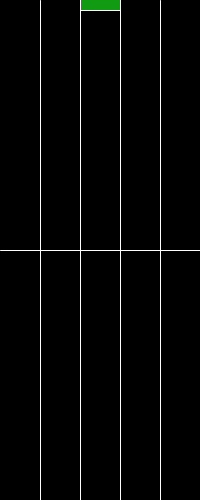
Frame 1 (no input)
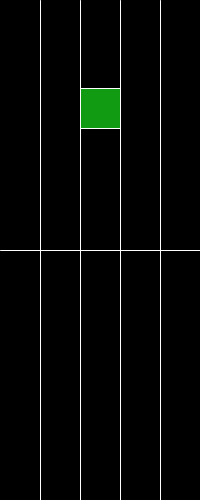
Frame 60 (the mouse pressed at the canvas centre just before this capture)
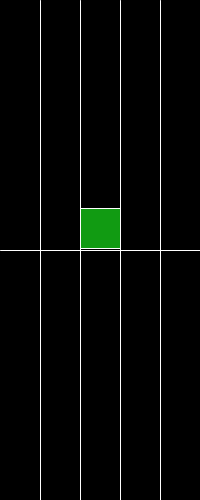
Frame 120 (the mouse held since frame 60 and released just before this capture)

The Processing sketch that drew these frames (run headless with seeded random() and noise(); from frame 60 on, the mouse is pressed at the canvas centre):

// Processing sketch: processing_119560
// ── processing_119560.pde

/*
---------------------------
  Created by Jose Gonzalez
  Colombia - 2010
---------------------------
*/

cubo[] cubos = new cubo[1];
cuadrante cuadrantes = new cuadrante();
int j=0;

void setup(){
  size(200,500);  
  cubos[0]= new cubo();
}

void draw(){
  background(0);
  stroke(#ffffff);
  line(40,0,40,500);
  line(80,0,80,500);
  line(120,0,120,500);
  line(160,0,160,500);
  line(0,250,200,250);
  
  if(cuadrantes.perdiste==true){println("Perdiste!!!!!!!!!");}
  
  for(int i=0; i<cubos.length; i++){
     if(i%2==0){fill(#119B12);
    } else if(i%3==0){fill(#2335A0);
  }else{fill(#B40909);}
  
    cubos[i].displayCubo();
    cubos[i].moverCubo();
    cuadrantes.CompCuadrantes();
    crearCubo();
  }
  
 
  }  


void crearCubo(){
if((cubos[j].y==cubos[j].Fondo1)||
   (cubos[j].y==cubos[j].Fondo2)||
   (cubos[j].y==cubos[j].Fondo3)||
   (cubos[j].y==cubos[j].Fondo4)||
   (cubos[j].y==cubos[j].Fondo5)){
    cubo N= new cubo();
    cubos=(cubo[]) append(cubos, N);
    j=j+1;
}
//hace que caigan hasta la fila 1//
if (cuadrantes.cuadrante1==true)
{cubos[(cubos.length)-1].Fondo1=420;}
if (cuadrantes.cuadrante2==true)
{cubos[(cubos.length)-1].Fondo2=420;}
if (cuadrantes.cuadrante3==true)
{cubos[(cubos.length)-1].Fondo3=420;}
if (cuadrantes.cuadrante4==true)
{cubos[(cubos.length)-1].Fondo4=420;}
if (cuadrantes.cuadrante5==true)
{cubos[(cubos.length)-1].Fondo5=420;}

//hace que caiga hasta la fila 2//
  if(cuadrantes.linea1==true)
  {cubos[(cubos.length)-1].Fondo1=380;}
  if(cuadrantes.linea2==true)
  {cubos[(cubos.length)-1].Fondo2=380;}
  if(cuadrantes.linea3==true)
  {cubos[(cubos.length)-1].Fondo3=380;}
  if(cuadrantes.linea4==true)
  {cubos[(cubos.length)-1].Fondo4=380;}
  if(cuadrantes.linea5==true)
  {cubos[(cubos.length)-1].Fondo5=380;}

//hace que caiga hasta la fila 3//

if(cuadrantes.linea12==true)
  {cubos[(cubos.length)-1].Fondo1=340;}
  if(cuadrantes.linea22==true)
  {cubos[(cubos.length)-1].Fondo2=340;}
  if(cuadrantes.linea32==true)
  {cubos[(cubos.length)-1].Fondo3=340;}
  if(cuadrantes.linea42==true)
  {cubos[(cubos.length)-1].Fondo4=340;}
  if(cuadrantes.linea52==true)
  {cubos[(cubos.length)-1].Fondo5=340;}
  
  //hace que caiga hasta la fila 4//

if(cuadrantes.linea13==true)
  {cubos[(cubos.length)-1].Fondo1=300;}
  if(cuadrantes.linea23==true)
  {cubos[(cubos.length)-1].Fondo2=300;}
  if(cuadrantes.linea33==true)
  {cubos[(cubos.length)-1].Fondo3=300;}
  if(cuadrantes.linea43==true)
  {cubos[(cubos.length)-1].Fondo4=300;}
  if(cuadrantes.linea53==true)
  {cubos[(cubos.length)-1].Fondo5=300;}


}
class cuadrante{
  boolean cuadrante1;
  boolean cuadrante2;
  boolean cuadrante3;
  boolean cuadrante4;
  boolean cuadrante5;
  
  boolean linea1;
  boolean linea2;
  boolean linea3;
  boolean linea4;
  boolean linea5;
  
  boolean linea12;
  boolean linea22;
  boolean linea32;
  boolean linea42;
  boolean linea52;
  
  boolean linea13;
  boolean linea23;
  boolean linea33;
  boolean linea43;
  boolean linea53;
  
  boolean perdiste;
  
  cuadrante(){
    cuadrante1=false;
    cuadrante2=false;
    cuadrante3=false;
    cuadrante4=false;
    cuadrante5=false;
    
    linea1=false;
    linea2=false;
    linea3=false;
    linea4=false;
    linea5=false;
    
    linea12=false;
    linea22=false;
    linea32=false;
    linea42=false;
    linea52=false;
    
    linea13=false;
    linea23=false;
    linea33=false;
    linea43=false;
    linea53=false;
    
    perdiste=false;
  }
  void CompCuadrantes(){
     //---------linea 0 completa----------//
    if ((cuadrante1==true)&&(cuadrante2==true)&&
        (cuadrante3==true)&&(cuadrante4==true)&&
        (cuadrante5==true)){
         
           cuadrante1=false;cuadrante2=false;
           cuadrante3=false;cuadrante4=false;
           cuadrante5=false;
           
           linea1=false;linea2=false;linea3=false;
           linea4=false;linea5=false;
           
           linea12=false;linea22=false;linea32=false;
           linea42=false;linea52=false;
           
           linea13=false;linea23=false;linea33=false;
           linea43=false;linea53=false;
           
          for(int i=0; i<(cubos.length); i++){
        
        //Para eliminar solo los de la ultima linea//
        if(cubos[i].y==460){
        cubos[i].Lcompleta();}
        //Para bajar los de arriba//
        else{
        //Baja linea 1// 
          if(cubos[i].y==420){
             cubos[i].Fondo1=460;cubos[i].Fondo2=460;
             cubos[i].Fondo3=460;cubos[i].Fondo4=460;
             cubos[i].Fondo5=460;}
        //Baja linea 2// 
          if(cubos[i].y==380){cubos[i].Fondo1=420;cubos[i].Fondo2=420;
             cubos[i].Fondo3=420;cubos[i].Fondo4=420;
             cubos[i].Fondo5=420;}
        //baja linea 3//
          if(cubos[i].y==340){cubos[i].Fondo1=380;cubos[i].Fondo2=380;
             cubos[i].Fondo3=380;cubos[i].Fondo4=380;
             cubos[i].Fondo5=380;}
        //baja linea 4//
          if(cubos[i].y==300){cubos[i].Fondo1=340;cubos[i].Fondo2=340;
             cubos[i].Fondo3=340;cubos[i].Fondo4=340;
             cubos[i].Fondo5=340;}
        
      }
  }
  }
  
  
}}
class cubo{
  float x;
  float y;
  float Fondo1;
  float Fondo2;
  float Fondo3;
  float Fondo4;
  float Fondo5;

  cubo(){
    x=80;
    y=-30;
    Fondo1=460;
    Fondo2=460;
    Fondo3=460;
    Fondo4=460;
    Fondo5=460;
  }
  
void  displayCubo(){
  
  rect(x,y,40,40);
  }
  
//--------------------------------------// 
  void moverCubo(){
    
 //antes de la mitad
 
 if(y<=250){
      y=y+2;
    if ((mouseX>=0)&&(mouseX<40)&&(mousePressed)) {
      x=0;
    } if ((mouseX>=40)&&(mouseX<80)&&(mousePressed)) {
      x=40;}
    if (keyCode == DOWN){
     y=y+1;
   } if ((mouseX>=80)&&(mouseX<120)&&(mousePressed)){
     x=80;
   } if ((mouseX>=120)&&(mouseX<160)&&(mousePressed)){
     x=120;
   }
   if ((mouseX>=160)&&(mousePressed)){
     x=160;
   }
   
   //-----quieto desp de la mitad-----//
   
      } else{
        if((x<40)&&(x>=0)){
        y=Fondo1;
        x=0;
        cuadrantes.cuadrante1=true;
        if(y==420){cuadrantes.linea1=true;}
        if(y==380){cuadrantes.linea12=true;}
        if(y==340){cuadrantes.linea13=true;}
        if(y==300){cuadrantes.perdiste=true;}
      } if((x>=40)&&(x<80)){
        y=Fondo2;
        x=40;
        cuadrantes.cuadrante2=true;
        if(y==420){cuadrantes.linea2=true;}
        if(y==380){cuadrantes.linea22=true;}
        if(y==340){cuadrantes.linea23=true;}
        if(y==300){cuadrantes.perdiste=true;}
      }  if((x>=80)&&(x<120)){
        y=Fondo3;
        x=80;
        cuadrantes.cuadrante3=true;
        if(y==420){cuadrantes.linea3=true;}
        if(y==380){cuadrantes.linea32=true;}
        if(y==340){cuadrantes.linea33=true;}
        if(y==300){cuadrantes.perdiste=true;}
      } if((x>=120)&&(x<160)){
        y=Fondo4;
        x=120;
        cuadrantes.cuadrante4=true;
        if(y==420){cuadrantes.linea4=true;}
        if(y==380){cuadrantes.linea42=true;}
        if(y==340){cuadrantes.linea43=true;}
        if(y==300){cuadrantes.perdiste=true;}
      }  if((x>=160)&&(x<200)){
        y=Fondo5;
        x=160;
        cuadrantes.cuadrante5=true;
        if(y==420){cuadrantes.linea5=true;}
        if(y==380){cuadrantes.linea52=true;}
        if(y==340){cuadrantes.linea53=true;}
        if(y==300){cuadrantes.perdiste=true;}
      }
         if(x<0){
        y=460;
        x=-40;
      }
} 
 
  
}

void Lcompleta(){
  x=-40;
  y=460;

}



}
